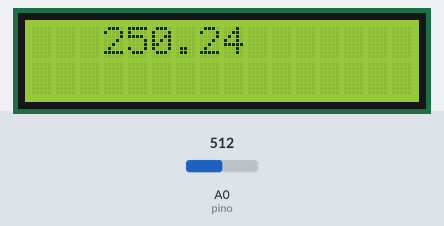
Simulated run of this sketch. Board: Arduino Uno, built with avr-gcc and run on an emulated ATmega328P. On the bench: 16×2 character LCD. The inputs (shaded band) are chosen by the test bench; at power-on: A0 (pino) = 512. What the sketch prints to the serial monitor is not drawn.

Above: at 0.1 s.
1.3 s: A0 (pino) set to 716
At 2.1 s:
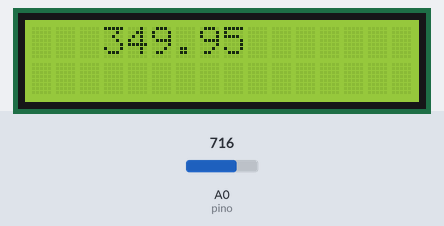
6.5 s: A0 (pino) set to 900
At 8.8 s:
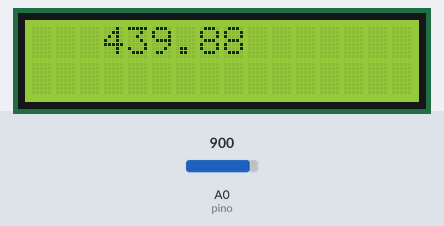
9.5 s: A0 (pino) set to 1023
At 10.3 s:
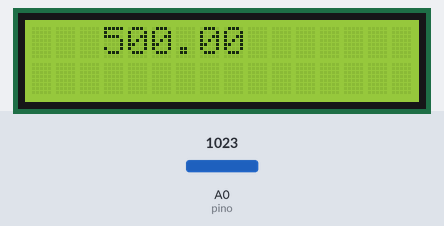

Measured:
- what the display in image 1 shows lasts 1.0 s, from 1.7 s to 2.7 s

The sketch:

CodigoArduino02.ino
```cpp
/*
Teste esse circuito:
https://www.tinkercad.com/things/gmnGU03Y2lm
*/

#include <LiquidCrystal.h>


LiquidCrystal lcd(12, 11, 5, 4, 3, 2);
//LiquidCrystal lcd(2, 3, 4, 5, 11, 12);
#define pino A0

float temp=0.0, ultimatemp=0.0;
int temperatura = 0;


  void setup ()
{
  lcd.begin(16,2);
  lcd.clear();
  pinMode(pino, INPUT);

  Serial.begin(9600);
}
void lcdmsg1()
  {
    lcd.clear();
    lcd.setCursor(3,0);
    lcd.print(temp);
    delay(1000);
    for (int pos=0;pos<3;pos++)
    {
      lcd.scrollDisplayLeft();
      delay(50);
  }
  for (int pos=0;pos<5;pos++)
  {
    lcd.scrollDisplayRight();
    delay(50);
  }
  lcd.noDisplay();
  delay(100);
  lcd.display();
  delay(100);
  }
void loop()
{
temp=(analogRead(pino)*(5.0/1023))/0.01;
    if (temp!=ultimatemp)

    {
      ultimatemp=temp;
      Serial.print ("temp: ");
      Serial.print (temp);
      Serial.print (" C");
    }
  {
lcdmsg1();
}
}
```
